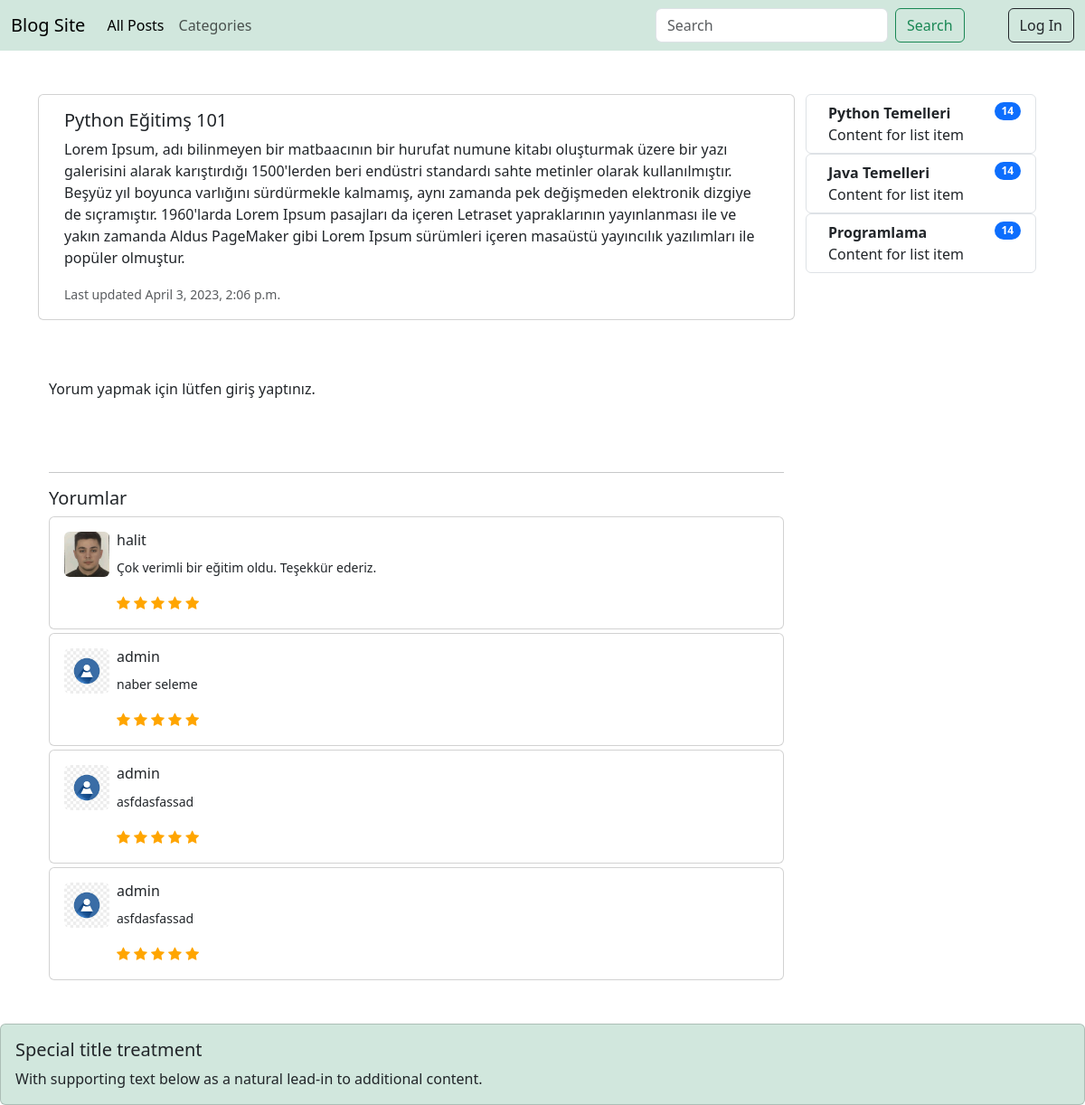
Page /detail/python-egitims-101/ on the committed database.
### post/models.py (models this page shows, shortened)
class Post(models.Model):
    title = models.CharField(max_length=150)
    image = models.ImageField(upload_to='post_image',blank=True,null=True)
    content = models.TextField()
    created_at = models.DateTimeField(auto_now_add=True)
    modified_at = models.DateTimeField(auto_now=True)
    slug = AutoSlugField(populate_from='title')
    author = models.ForeignKey('user.CustomUserModel',on_delete=models.CASCADE,related_name='posts')
    categories = models.ManyToManyField(Category,related_name='post')

### category/models.py (models this page shows, shortened)
class Category(models.Model):
    name = models.CharField(max_length=50,blank=False,null=False)
    slug = AutoSlugField(populate_from='name',unique=True)
    class Meta:
        db_table = 'Category'
        verbose_name_plural = 'Categories'

### comment/models.py (models this page shows, shortened)
class Comment(models.Model):
    user = models.ForeignKey('user.CustomUserModel',on_delete=models.CASCADE,related_name='comment')
    post = models.ForeignKey(Post,on_delete=models.CASCADE,related_name='comments')
    comment = models.TextField()
    created_at = models.DateTimeField(auto_now_add=True)
    modified_at = models.DateTimeField(auto_now=True)
    stars = models.IntegerField(default=0,
                                validators=[
                                    MaxValueValidator(5),
                                    MinValueValidator(0)
                                ])
    class Meta:
        db_table = 'comment'
        verbose_name = 'Comment'
        verbose_name_plural = 'Comments'

### user/models.py (models this page shows)
class CustomUserModel(AbstractUser):
    image = models.ImageField(upload_to='image/',blank=True,null=True,default='pngtree-blue-default-avatar-png-image_2813123.jpg')#resim yüklemek istemeyebiliriz ondan
    class Meta:
        db_table='user'
        verbose_name='User'
    def __str__(self):
        return self.username
    @property
    def image_url(self):
        if self.image and hasattr(self.image, 'url'):
            return self.image.url

### post/views.py (the view)
# urls.py: path('detail/<slug:slug>/',post_detail_page,name='post-detail'),
def post_detail_page(request,slug):
    post = Post.objects.get(slug=slug)
    categories = Category.objects.all()
    comments = post.comments.all()
    if request.method=='POST':
        comment_add_form = CommentAddModel(request.POST)
        if comment_add_form.is_valid():
            comment = comment_add_form.save(commit=False)
            comment.post = post
            comment.user = request.user
            comment.save()
            return HttpResponseRedirect(request.META.get('HTTP_REFERER')) # olduğumuz sayfada kalmamızı sağlar.
    else:
        comment_add_form = CommentAddModel()
    context = {
        'post':post,
        'categories':categories,
        'comments':comments,
        'comment_add_form':comment_add_form
    }
    return render(request,'pages/post_detail.html',context)

### comment/forms.py
class CommentAddModel(forms.ModelForm):
    class Meta:
        model = Comment
        fields = ('comment','stars')

### templates/pages/post_detail.html (shortened to what this page needs)
{% extends 'base/base.html' %}
{% load crispy_forms_tags %}
{% block content %}
<div class="container">
    <div class="row mb-3 mt-5">
        <div class="card  col-9">
            <div class="card-body">
              <h5 class="card-title">{{post.title}}</h5>
              <p class="card-text">{{post.content}}</p>
              <p class="card-text"><small class="text-muted">Last updated {{post.modified_at}}</small>
              </p>
            </div>
        </div>
        <div class="col-3">
            {% for category in categories %}
            <ul class="list-group">
                <li class="list-group-item d-flex justify-content-between align-items-start">
                  <div class="ms-2 me-auto">
                    <div class="fw-bold">{{category.name}}</div>
                    Content for list item
                  </div>
                  <span class="badge bg-primary rounded-pill">14</span>
                </li>
              </ul>
              {% endfor %}
        </div>
    </div>
    <br><br>
    <div class="row">
      <div class="col-9">
        {% if request.user.is_authenticated %}
          <form method="POST">
            {% csrf_token %}
            {{comment_add_form|crispy}}
            <button type="submit" class="btn btn-success">Add</button>
          </form>
            {% else %}
          <p>Yorum yapmak için lütfen giriş yaptınız.</p>
        {% endif %}
        <br>
        <br>
        <hr>
      <h5>Yorumlar</h5>
      {% for comment in comments %}
      <div class="card mt-1">
        <div class="card-body" style="display: flex;flex-direction: row;">
          <div>
            <img src="{{comment.user.image_url}}" class="rounded" width="50px" height="50px">
          </div>
          <div class="ps-2">
            <h6 class="card-title">{{comment.user}}</h6>
            <p class="card-text"><small>{{comment.comment}}</small></p>
            <div>
              <span class="fa fa-star checked" id="first"></span>
              <span class="fa fa-star checked" id="second"></span>
              <span class="fa fa-star checked" id="third"></span>
              <span class="fa fa-star checked" id="fourth"></span>
              <span class="fa fa-star checked" id="fifth"></span>
            </div>
          </div>
        </div>
      </div>
      {% endfor %}
      </div>
    </div>
</div>
{% endblock content %}

### static/css/custom.css (style rules this page uses)
.checked { color: orange; }

### rows in the picture
Post: title "Python Eğitimş 101", content "Lorem Ipsum, adı bilinmeyen bir matbaacının bir hurufat numune kitabı oluşturmak üzere bir yazı galerisini alarak karıştırdığı 1500'lerden beri endüstri standardı sahte metinler olarak kullanılmıştır. Beşyüz yıl boyunca varlığını sürdürmekle kalmamış, aynı zamanda pek değişmeden elektronik dizgiye de sıçramıştır. 1960'larda Lorem Ipsum pasajları da içeren Letraset yapraklarının yayınlanması ile ve yakın zamanda Aldus PageMaker gibi Lorem Ipsum sürümleri içeren masaüstü yayıncılık yazılımları ile popüler olmuştur.", modified_at "April 3, 2023, 2:06 p.m."
Category: name "Python Temelleri"
Category: name "Java Temelleri"
Category: name "Programlama"
Comment: user.image_url (picture), user "halit", comment "Çok verimli bir eğitim oldu. Teşekkür ederiz."
Comment: user.image_url (placeholder picture), user "admin", comment "naber seleme"
Comment: user.image_url (placeholder picture), user "admin", comment "asfdasfassad"
Comment: user.image_url (placeholder picture), user "admin", comment "asfdasfassad"
